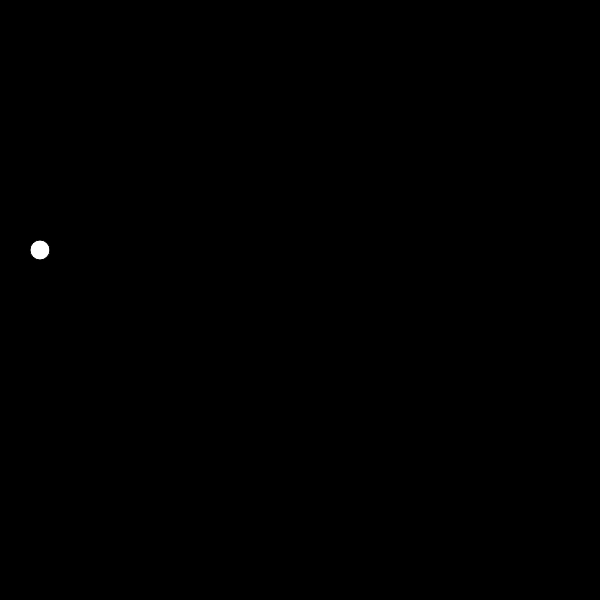
Frame 1 (no input)
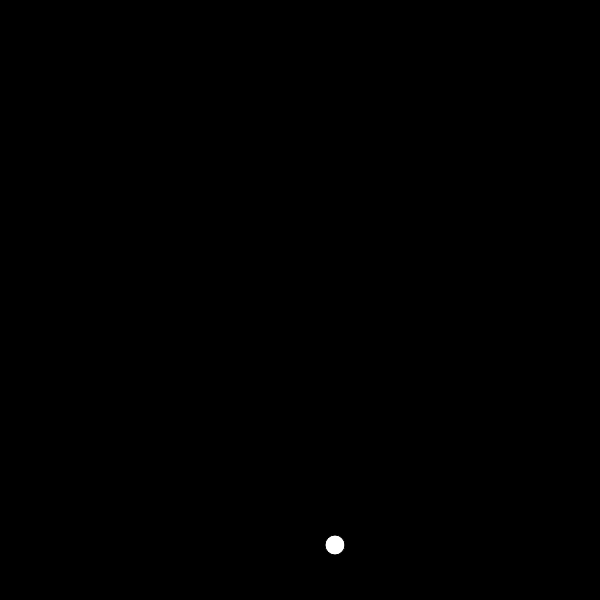
Frame 60 (no input)
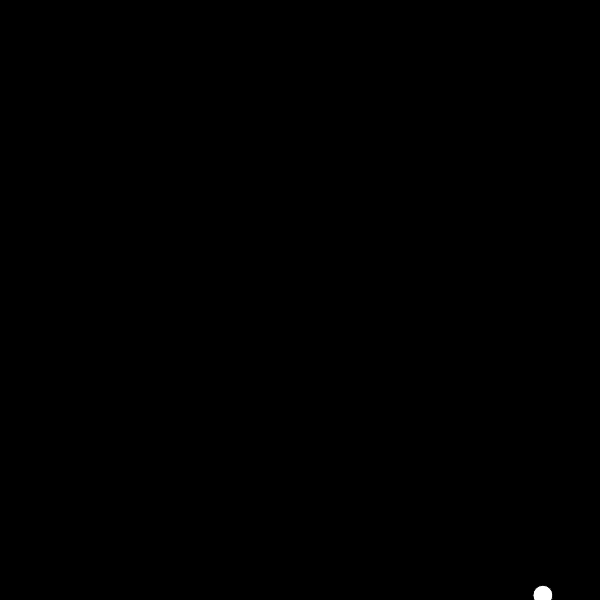
Frame 120 (the mouse pressed at the canvas centre since frame 60)

The p5.js sketch that drew these frames (run headless with seeded random() and noise() and a simulated clock; from frame 60 on, the mouse is pressed at the canvas centre):

// p5.js sketch
// ── sketch.js
var bolaX = 40;
var bolaY = 250;
var dX = 5;
var dY = 5;

function setup() {
  createCanvas(600, 600);
}

function draw() {
  background(0);
  circle(bolaX,bolaY,20);
  bolaX += dX;
  bolaY += dY;
  if ((bolaX > 590) || (bolaX < 10)) dX = -dX + random(-2,2);
  if ((bolaY > 590) || (bolaY < 10)) dY = -dY + random(-2,2);
}
